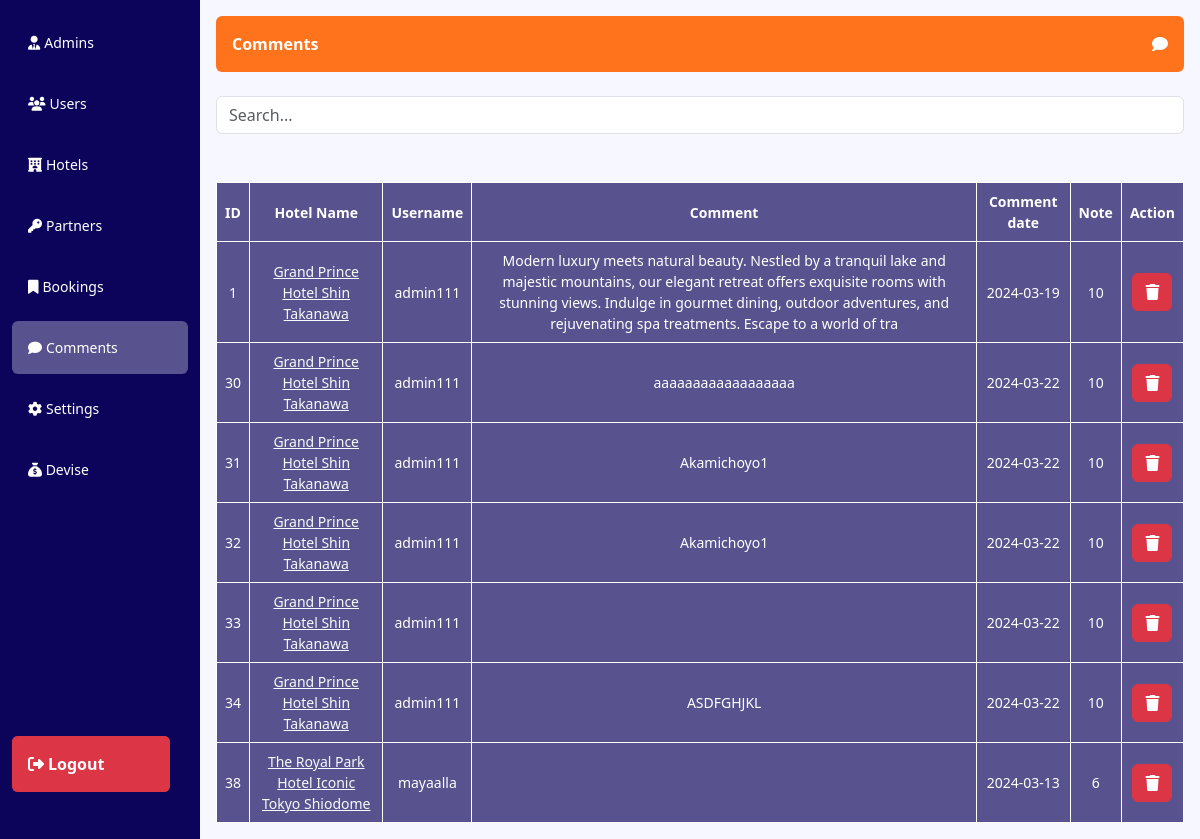
Page /admin/comment.php (signed in) on the committed database.
### tables this page shows
CREATE TABLE `comment` (
  `id` int(11) NOT NULL,
  `hotel_id` int(11) NOT NULL,
  `user_id` int(11) NOT NULL,
  `comment_text` varchar(32767) NOT NULL,
  `date_comment` date NOT NULL,
  `note` int(11) NOT NULL
);

CREATE TABLE `hotel` (
  `id` int(11) NOT NULL,
  `name` varchar(255) NOT NULL,
  `adresse` varchar(1023) NOT NULL,
  `phone` varchar(50) NOT NULL,
  `email` varchar(50) NOT NULL,
  `countries_id` int(11) NOT NULL,
  `id_state` int(11) NOT NULL,
  `nbrcomment` int(11) DEFAULT NULL,
  `nbrstar` int(11) DEFAULT NULL
);

CREATE TABLE `user` (
  `id` int(11) NOT NULL,
  `username` varchar(50) NOT NULL,
  `name` varchar(50) NOT NULL,
  `age` int(11) NOT NULL,
  `prename` varchar(50) NOT NULL,
  `password` varchar(511) NOT NULL,
  `email` varchar(50) NOT NULL,
  `phone` varchar(50) NOT NULL,
  `pays` varchar(50) NOT NULL,
  `image` varchar(512) DEFAULT NULL
);

### admin/comment.php (the view, shortened to what this page needs)
<?php
include("../db.php");
?>
<!DOCTYPE html>
<html lang="en">
<head>
    <link href="../css/bootstrap.css" rel="stylesheet">
    <link rel="stylesheet" href="https://cdnjs.cloudflare.com/ajax/libs/font-awesome/6.5.1/css/all.min.css" />
</head>
<body>
<section>
  <div class="container-fluid">
    <div class="row" style="flex-wrap: nowrap !important">
      <div class="col-2 dash-nav  bg-info py-2" style="overflow-x:hidden !important; font-size: 14px !important">
                <ul class="list-group dash-nav-ui  bg-info text-white">
                    <form action="comment.php" method="post">
                    <li class="my-2 list-group-item bg-info text-white rounded" style="border: none !important;" ><a href="dash.php" class="list-group-item list-group-item-action bg-info text-white px-0" style="border:none !important" ><i style="margin-left:0 !important" class="mx-1 fa-solid fa-user-tie"></i><span>Admins</span></a></li>
                    <li class="my-2 list-group-item bg-info text-white rounded" style="border: none !important;" ><a href="users.php" class="list-group-item list-group-item-action bg-info text-white px-0" style="border:none !important" ><i style="margin-left:0 !important" class="mx-1 fa-solid fa-users"></i><span>Users</span></a></li>
                    <li class="my-2 list-group-item bg-info text-white rounded" style="border: none !important;" ><a href="hotels.php" class="list-group-item list-group-item-action bg-info text-white px-0" style="border:none !important" ><i style="margin-left:0 !important" class="mx-1 fa-solid fa-hotel"></i><span>Hotels</span></a></li>
                    <li class="my-2 list-group-item bg-info text-white rounded" style="border: none !important;" ><a href="partners.php" class="list-group-item list-group-item-action bg-info text-white px-0" style="border:none !important" ><i style="margin-left:0 !important" class="mx-1 fa-solid fa-key"></i><span>Partners</span></a></li>
                    <li class="my-2 list-group-item bg-info text-white rounded" style="border: none !important;" ><a href="resrvations.php" class="list-group-item list-group-item-action bg-info text-white px-0" style="border:none !important" ><i style="margin-left:0 !important" class="mx-1 fa-solid fa-bookmark"></i><span>Bookings</span></a></li>
                    <li class="my-2 list-group-item bg-info text-white rounded active" style="border: none !important;" ><a href="comment.php" class="list-group-item list-group-item-action bg-info text-white px-0" style="border:none !important" ><i style="margin-left:0 !important" class="mx-1 fa-solid fa-comment"></i><span>Comments</span></a></li>
                    <li class="my-2 list-group-item bg-info text-white rounded" style="border: none !important;" ><a href="settings.php" class="list-group-item list-group-item-action bg-info text-white px-0" style="border:none !important" ><i style="margin-left:0 !important" class="mx-1 fa-solid fa-gear"></i><span>Settings</span></a></li>
                    <li class="my-2 list-group-item bg-info text-white rounded" style="border: none !important;" ><a href="devise.php" class="list-group-item list-group-item-action bg-info text-white px-0" style="border:none !important" ><i class="fa-solid fa-sack-dollar"></i> <span>Devise</span></a></li>
                    <li class="my-2 list-group-item text-white bg-danger rounded logout p-0" style="border: none !important; margin-right:1.5rem !important" ><button name="logout" class="p-3 btn bg-danger fw-bold list-group-item list-group-item-action bg-primary text-white" style="border:none !important" ><i style="margin-left:0 !important" class="mx-1 fa-solid fa-right-from-bracket"></i><span>Logout</span></button></li>
                    </form>
                </ul>
                </div>
                <div class="col py-3 p-3 cc  text-white" style="background-color: #f7f7ff">
                <div class="d-flex mb-4 justify-content-between p-3 rounded bg-primary fw-bold text-white">
                    <span>Comments</span>
                    <span><i class="fa-solid fa-comment"></i></span>
                </div>
                <div class="d-flex gap-2 mb-5">
                    <input id="search" type="text" class="form-control" placeholder="Search..." value="" >
                </div>
                <table id="table">
                    <?php
                    $sql = 'select * from comment';
                    $rslt = mysqli_query($conn, $sql);
                    ?>
                    <thead>
                        <tr>
                            <th>ID</th>
                            <th>Hotel Name</th>
                            <th>Username</th>
                            <th>Comment</th>
                            <th>Comment date</th>
                            <th>Note</th>
                            <th>Action</th>
                        </tr>
                    </thead>
                    <tbody>
                        <?php
                        while($row = mysqli_fetch_assoc($rslt)){
                            $sqlhotel = "SELECT * FROM hotel WHERE id = '".$row['hotel_id']."' ";
                            $rslthotel = mysqli_query($conn, $sqlhotel);
                            $rowhotel = mysqli_fetch_assoc($rslthotel);
                            $checkin = date('Y-m-d');
                            $checkout = date('Y-m-d', strtotime($checkin. ' + 1 days'));
                            $adults = 1;
                            $children = 0;
                            $rooms = 1;
                            $sqldest = 'select * from countries where countries_id ='. $rowhotel['countries_id'];
                            $rsltdest = mysqli_query($conn, $sqldest);
                            $rowdest = mysqli_fetch_assoc($rsltdest);
                            $destination = $rowdest['name'];
                        ?>
                        <form action="comment.php" method="post">
                        <tr>
                            <td><?php echo $row['id']; ?></td>
                            <td>
                                <a class="text-light" target="_blank" href="../hotel.php?hotel_id=<?php echo $rowhotel['id'] ?>&destination=<?php echo $destination ?>&checkin=<?php echo $checkin ?>&checkout=<?php echo $checkout ?>&adults=<?php echo $adults ?>&children=<?php echo $children ?>&rooms=<?php echo $rooms ?>"><?php
                                echo $rowhotel['name'];
                                ?></a>
                            </td>
                            <td>
                                <?php
                                $sqluser = "SELECT * FROM user WHERE id = '".$row['user_id']."' ";
                                $rsltuser = mysqli_query($conn, $sqluser);
                                $rowuser = mysqli_fetch_assoc($rsltuser);
                                echo $rowuser['username'];
                                ?>
                            </td>
                            <td><?php echo $row['comment_text'] ?></td>
                            <td><?php echo $row['date_comment'] ?>
                            <td><?php echo $row['note'] ?></td>
                            <td><button type="submit" class="btn btn-danger" name="delete" value="<?php echo $row['id']; ?>"><i class="fa-solid fa-trash"></i> </button></td>
                        </tr>
                        </form>
                        <?php
                        }
                        ?>
                </table>
                </div>
    </div>
    </div>
    </section>
</body>
</html>

### admin/comment.php (style rules this page uses)
body { background-color: #f3f3f5; }
li { transition: 0.2s background-color; }
a { transition: 0.2s background-color; }
.dash-nav-ui { height: 100vh; position: relative; flex-shrink: 0; }
.logout { position: absolute; bottom: 8px; width: 90%; }
.list-group-item-action { white-space: nowrap !important; overflow: hidden; }
.active a { background-color: #58538e !important; }
.active { background-color: #58538e !important; }
table > * { background-color: #58538e !important; text-align: center !important; width: 100% !important; }
th, td { padding: 0.5rem !important; background-color: #58538e !important; color: white !important; border: 1px white solid !important; font-size: 14px; }
table { border: 1px white solid !important; width:100%; }

### rows in the picture
comment: id "1", hotel.name "Grand Prince Hotel Shin Takanawa", user.username "admin111", comment_text "Modern luxury meets natural beauty. Nestled by a tranquil lake and majestic mountains, our elegant retreat offers exquisite rooms with stunning views. Indulge in gourmet dining, outdoor adventures, and rejuvenating spa treatments. Escape to a world of tra", date_comment "2024-03-19", note "10"
comment: id "30", hotel.name "Grand Prince Hotel Shin Takanawa", user.username "admin111", comment_text "aaaaaaaaaaaaaaaaaa", date_comment "2024-03-22", note "10"
comment: id "31", hotel.name "Grand Prince Hotel Shin Takanawa", user.username "admin111", comment_text "Akamichoyo1", date_comment "2024-03-22", note "10"
comment: id "32", hotel.name "Grand Prince Hotel Shin Takanawa", user.username "admin111", comment_text "Akamichoyo1", date_comment "2024-03-22", note "10"
comment: id "33", hotel.name "Grand Prince Hotel Shin Takanawa", user.username "admin111", date_comment "2024-03-22", note "10"
comment: id "34", hotel.name "Grand Prince Hotel Shin Takanawa", user.username "admin111", comment_text "ASDFGHJKL", date_comment "2024-03-22", note "10"
comment: id "38", hotel.name "The Royal Park Hotel Iconic Tokyo Shiodome", user.username "mayaalla", date_comment "2024-03-13", note "6"
